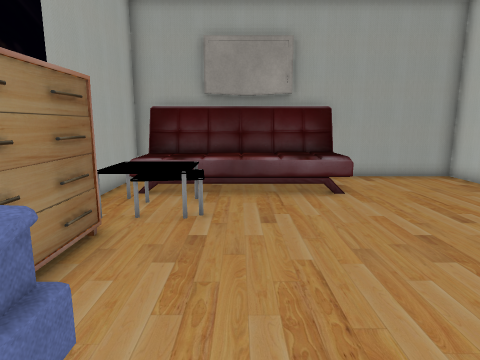
view 1 (above)

14 first-person views from a walk through a Unity game level. The camera is 1.3 m above the floor, tilts 10° down and sees 75° across. The floor is counted in squares, 0.55 m on a side. Each view is taken from the middle of a square. On the plan, view 1 faces up. The plan holds only what a view shows up to about 19 squares ahead; the rest is blank. The place goes on beyond the plan. The player character is not drawn. Some surface patterns are stand-ins.

view 2
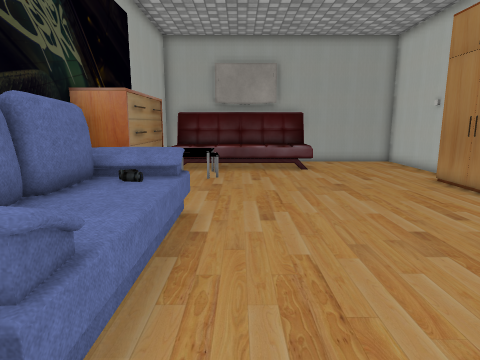

view 3
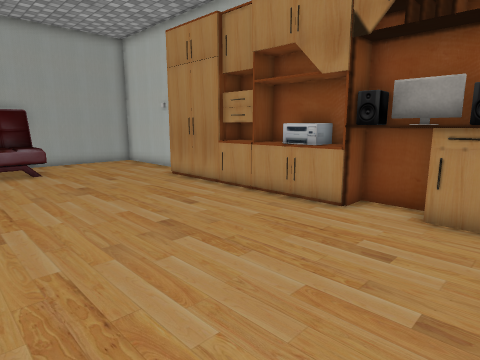

view 4
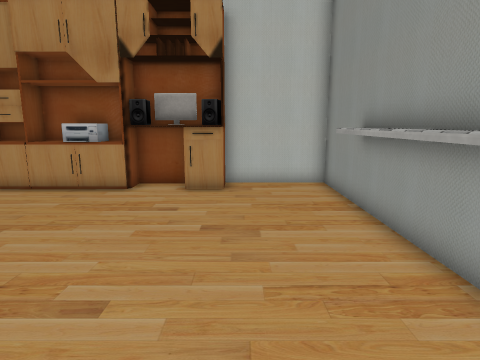

view 5
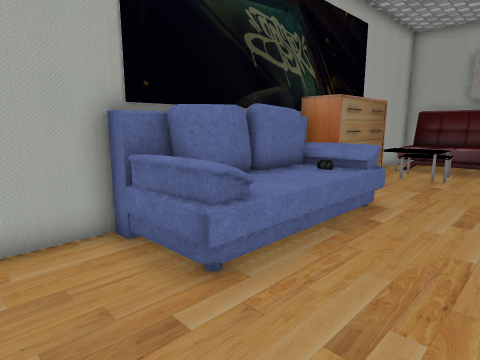

view 6
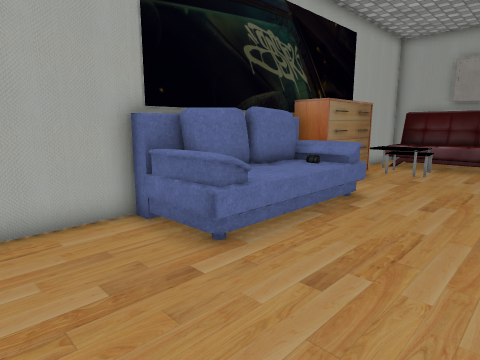

view 7
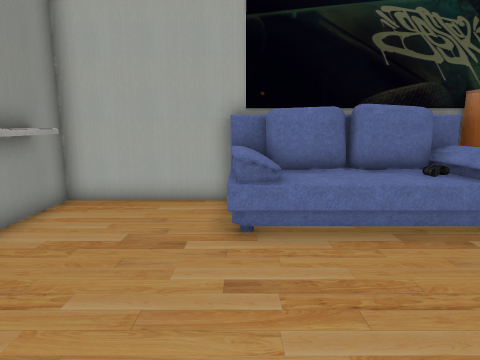

view 8
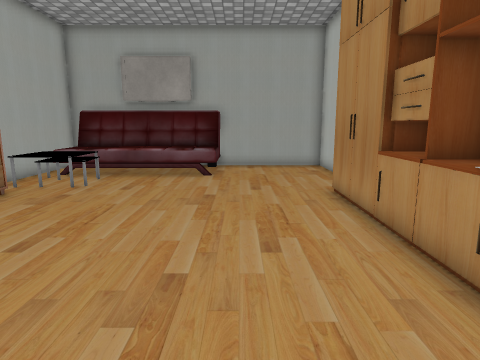

view 9
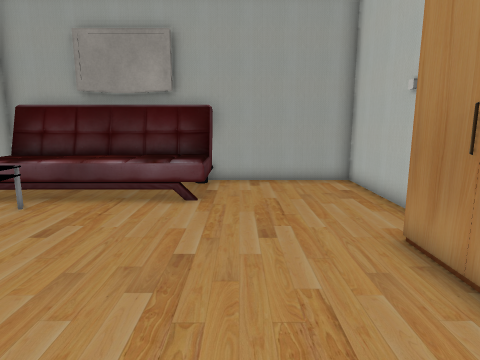

view 10
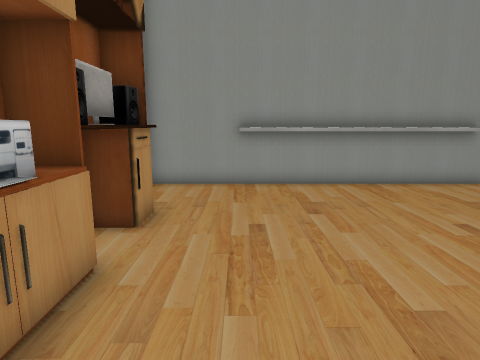

view 11
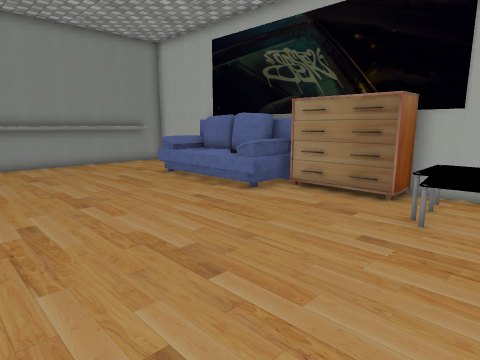

view 12
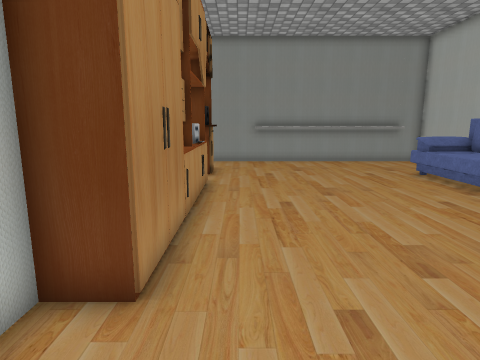

view 13
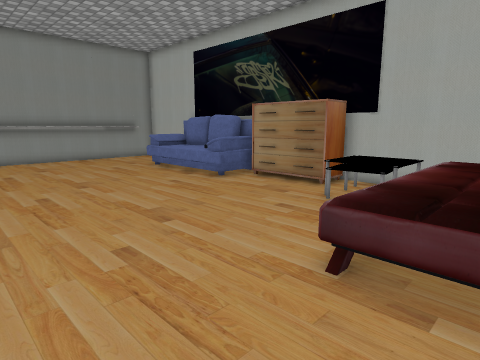

view 14
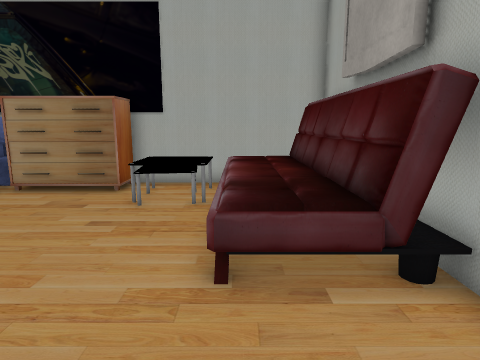

### Floor plan
Key: @ floor where view 1 was taken; # wall or solid block; . main floor; : floor 0.75 m higher than the main floor; = window, fence, low wall or low ledge; ^ raised ledge; v drop or lower ground; T table; P printer; O other object.
Columns run from 5 left of view 1 to 10 right of it. Each row starts with its distance up from view 1.
 14 #OOOOOOOOO######
 13 #OOOOOOOOO.....#
 12 #v:OOOOOOO.....#
 11 #v:OOOOOOO.....#
 10 #vvTT..........#
  9 #v  ...........#
  8 #vOOO..........#
  7 ###..........###
  6   #..........#
  5   #..........#
  4   #..........##
  3 ###..........=##
  2 #OOOO........=##
  1 #OOOO........=^#
  0 #OOOO@.......PP#
 -1 #OOOO........=P#
 -2 #OOOO........###
 -3 #OOOO........##
 -4 #OOOO........##
 -5 #............###
 -6 #..............#
 -7 #..............#
 -8 #..............#
 -9 # ^^^^^^^^^^  ##
-10 ##############

Positions as (right, up) in squares from view 1, and headings:
1: (0, 0), facing up
2: (0, -6), facing up
3: (0, -6), facing up-right
4: (-3, -6), facing right
5: (2, -7), facing up-left
6: (3, -8), facing up-left
7: (5, -4), facing left
8: (5, -4), facing up
9: (5, 1), facing up
10: (6, 3), facing down
11: (7, 10), facing down-left
12: (7, 11), facing down
13: (8, 13), facing down-left
14: (8, 11), facing left
